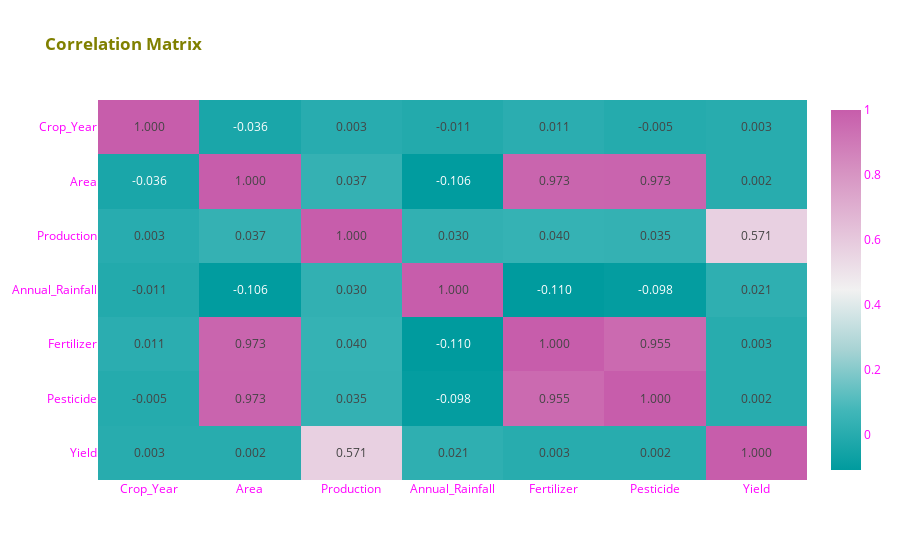

The notebook cell saved with this chart:
### Code cell
fig = px.imshow(correlation, text_auto = '.3f', aspect = 'auto',
               title = '<b>Correlation Matrix</b>', color_continuous_scale = 'tropic')
fig.update_layout(title_font_color = 'olive', font_color = 'fuchsia')
fig.show()

### Figure 1 — Plotly figure (JSON) as saved in the notebook; plotly's stock layout.template omitted (floating-point values rounded to 4 significant figures)
{"data": [{"coloraxis": "coloraxis", "hovertemplate": "x: %{x}<br>y: %{y}<br>color: %{z}<extra></extra>", "name": "0", "texttemplate": "%{z:.3f}", "type": "heatmap", "x": ["Crop_Year", "Area", "Production", "Annual_Rainfall", "Fertilizer", "Pesticide", "Yield"], "xaxis": "x", "y": ["Crop_Year", "Area", "Production", "Annual_Rainfall", "Fertilizer", "Pesticide", "Yield"], "yaxis": "y", "z": [[1.0, -0.03569, 0.003366, -0.01119, 0.01117, -0.004657, 0.002539], [-0.03569, 1.0, 0.03744, -0.1061, 0.9733, 0.9735, 0.001858], [0.003366, 0.03744, 1.0, 0.02988, 0.0398, 0.03517, 0.5708], [-0.01119, -0.1061, 0.02988, 1.0, -0.1097, -0.09766, 0.02076], [0.01117, 0.9733, 0.0398, -0.1097, 1.0, 0.955, 0.002862], [-0.004657, 0.9735, 0.03517, -0.09766, 0.955, 1.0, 0.001782], [0.002539, 0.001858, 0.5708, 0.02076, 0.002862, 0.001782, 1.0]]}], "layout": {"coloraxis": {"colorscale": [[0, "rgb(0, 155, 158)"], [0.1667, "rgb(66, 183, 185)"], [0.3333, "rgb(167, 211, 212)"], [0.5, "rgb(241, 241, 241)"], [0.6667, "rgb(228, 193, 217)"], [0.8333, "rgb(214, 145, 193)"], [1, "rgb(199, 93, 171)"]]}, "font": {"color": "fuchsia"}, "title": {"font": {"color": "olive"}, "text": "<b>Correlation Matrix</b>"}, "xaxis": {"anchor": "y", "domain": [0, 1]}, "yaxis": {"anchor": "x", "autorange": "reversed", "domain": [0, 1]}}}
